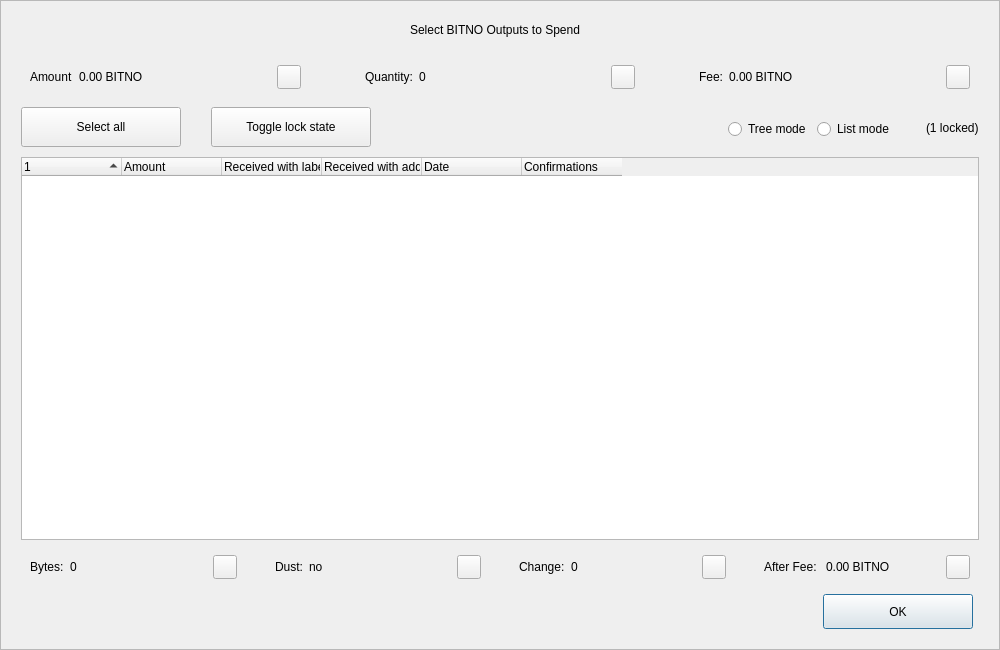
<?xml version="1.0" encoding="UTF-8"?>
<ui version="4.0">
 <class>CoinControlDialog</class>
 <widget class="QDialog" name="CoinControlDialog">
  <property name="geometry">
   <rect>
    <x>0</x>
    <y>0</y>
    <width>1000</width>
    <height>650</height>
   </rect>
  </property>
  <property name="minimumSize">
   <size>
    <width>950</width>
    <height>650</height>
   </size>
  </property>
  <property name="windowTitle">
   <string>Coin Selection</string>
  </property>
  <property name="styleSheet">
   <string notr="true"/>
  </property>
  <layout class="QVBoxLayout" name="verticalLayout">
   <property name="spacing">
    <number>0</number>
   </property>
   <property name="leftMargin">
    <number>0</number>
   </property>
   <property name="topMargin">
    <number>0</number>
   </property>
   <property name="rightMargin">
    <number>0</number>
   </property>
   <property name="bottomMargin">
    <number>0</number>
   </property>
   <item>
    <widget class="QFrame" name="frameContainer">
     <property name="toolTipDuration">
      <number>0</number>
     </property>
     <property name="frameShape">
      <enum>QFrame::StyledPanel</enum>
     </property>
     <property name="frameShadow">
      <enum>QFrame::Raised</enum>
     </property>
     <layout class="QVBoxLayout" name="verticalLayout_2">
      <property name="leftMargin">
       <number>0</number>
      </property>
      <property name="rightMargin">
       <number>0</number>
      </property>
      <property name="bottomMargin">
       <number>20</number>
      </property>
      <item>
       <layout class="QHBoxLayout" name="horizontalLayout_12">
        <property name="spacing">
         <number>0</number>
        </property>
        <property name="leftMargin">
         <number>20</number>
        </property>
        <property name="rightMargin">
         <number>30</number>
        </property>
        <item>
         <spacer name="horizontalSpacer_4">
          <property name="orientation">
           <enum>Qt::Horizontal</enum>
          </property>
          <property name="sizeHint" stdset="0">
           <size>
            <width>40</width>
            <height>20</height>
           </size>
          </property>
         </spacer>
        </item>
        <item>
         <widget class="QLabel" name="labelTitle">
          <property name="minimumSize">
           <size>
            <width>0</width>
            <height>40</height>
           </size>
          </property>
          <property name="maximumSize">
           <size>
            <width>16777215</width>
            <height>40</height>
           </size>
          </property>
          <property name="text">
           <string>Select BITNO Outputs to Spend</string>
          </property>
          <property name="alignment">
           <set>Qt::AlignCenter</set>
          </property>
          <property name="margin">
           <number>7</number>
          </property>
         </widget>
        </item>
        <item>
         <spacer name="horizontalSpacer_5">
          <property name="orientation">
           <enum>Qt::Horizontal</enum>
          </property>
          <property name="sizeHint" stdset="0">
           <size>
            <width>40</width>
            <height>20</height>
           </size>
          </property>
         </spacer>
        </item>
       </layout>
      </item>
      <item>
       <layout class="QHBoxLayout" name="horizontalLayout_8">
        <property name="leftMargin">
         <number>20</number>
        </property>
        <property name="rightMargin">
         <number>20</number>
        </property>
        <item>
         <widget class="QWidget" name="layoutAmount" native="true">
          <layout class="QHBoxLayout" name="horizontalLayout_9" stretch="0,1,0">
           <item>
            <widget class="QLabel" name="labelCoinControlAmountText">
             <property name="text">
              <string>Amount</string>
             </property>
            </widget>
           </item>
           <item>
            <widget class="QLabel" name="labelCoinControlAmount">
             <property name="text">
              <string>0.00 BITNO</string>
             </property>
            </widget>
           </item>
           <item alignment="Qt::AlignHCenter|Qt::AlignVCenter">
            <widget class="QPushButton" name="pushButtonAmount">
             <property name="minimumSize">
              <size>
               <width>0</width>
               <height>24</height>
              </size>
             </property>
             <property name="maximumSize">
              <size>
               <width>24</width>
               <height>26</height>
              </size>
             </property>
             <property name="focusPolicy">
              <enum>Qt::NoFocus</enum>
             </property>
             <property name="styleSheet">
              <string notr="true">padding-bottom:2px;
padding-right:4px;</string>
             </property>
             <property name="text">
              <string/>
             </property>
            </widget>
           </item>
          </layout>
         </widget>
        </item>
        <item>
         <spacer name="horizontalSpacer_2">
          <property name="orientation">
           <enum>Qt::Horizontal</enum>
          </property>
          <property name="sizeType">
           <enum>QSizePolicy::Fixed</enum>
          </property>
          <property name="sizeHint" stdset="0">
           <size>
            <width>40</width>
            <height>20</height>
           </size>
          </property>
         </spacer>
        </item>
        <item>
         <widget class="QWidget" name="layoutQuantity" native="true">
          <layout class="QHBoxLayout" name="horizontalLayout_10" stretch="0,1,0">
           <item>
            <widget class="QLabel" name="labelCoinControlQuantityText">
             <property name="text">
              <string>Quantity:</string>
             </property>
            </widget>
           </item>
           <item>
            <widget class="QLabel" name="labelCoinControlQuantity">
             <property name="text">
              <string>0</string>
             </property>
            </widget>
           </item>
           <item alignment="Qt::AlignHCenter|Qt::AlignVCenter">
            <widget class="QPushButton" name="pushButtonQuantity">
             <property name="minimumSize">
              <size>
               <width>0</width>
               <height>24</height>
              </size>
             </property>
             <property name="maximumSize">
              <size>
               <width>24</width>
               <height>26</height>
              </size>
             </property>
             <property name="focusPolicy">
              <enum>Qt::NoFocus</enum>
             </property>
             <property name="styleSheet">
              <string notr="true">padding-bottom:2px;
               padding-right:4px;</string>
             </property>
             <property name="text">
              <string/>
             </property>
            </widget>
           </item>
          </layout>
         </widget>
        </item>
        <item>
         <spacer name="horizontalSpacer_22">
          <property name="orientation">
           <enum>Qt::Horizontal</enum>
          </property>
          <property name="sizeType">
           <enum>QSizePolicy::Fixed</enum>
          </property>
          <property name="sizeHint" stdset="0">
           <size>
            <width>40</width>
            <height>20</height>
           </size>
          </property>
         </spacer>
        </item>
        <item>
         <widget class="QWidget" name="layoutFee" native="true">
          <layout class="QHBoxLayout" name="horizontalLayout_11" stretch="0,1,0">
           <item>
            <widget class="QLabel" name="labelCoinControlFeeText">
             <property name="text">
              <string>Fee:</string>
             </property>
            </widget>
           </item>
           <item>
            <widget class="QLabel" name="labelCoinControlFee">
             <property name="text">
              <string>0.00 BITNO</string>
             </property>
            </widget>
           </item>
           <item alignment="Qt::AlignHCenter|Qt::AlignVCenter">
            <widget class="QPushButton" name="pushButtonFee">
             <property name="minimumSize">
              <size>
               <width>0</width>
               <height>24</height>
              </size>
             </property>
             <property name="maximumSize">
              <size>
               <width>24</width>
               <height>26</height>
              </size>
             </property>
             <property name="focusPolicy">
              <enum>Qt::NoFocus</enum>
             </property>
             <property name="styleSheet">
              <string notr="true">padding-bottom:2px;
               padding-right:4px;</string>
             </property>
             <property name="text">
              <string/>
             </property>
            </widget>
           </item>
          </layout>
         </widget>
        </item>
       </layout>
      </item>
      <item>
       <widget class="QFrame" name="frame">
        <property name="minimumSize">
         <size>
          <width>0</width>
          <height>40</height>
         </size>
        </property>
        <property name="styleSheet">
         <string notr="true">#frame {
	border:0;
}</string>
        </property>
        <property name="frameShape">
         <enum>QFrame::StyledPanel</enum>
        </property>
        <property name="frameShadow">
         <enum>QFrame::Sunken</enum>
        </property>
        <layout class="QHBoxLayout" name="horizontalLayout">
         <property name="spacing">
          <number>0</number>
         </property>
         <property name="leftMargin">
          <number>20</number>
         </property>
         <property name="topMargin">
          <number>0</number>
         </property>
         <property name="rightMargin">
          <number>20</number>
         </property>
         <property name="bottomMargin">
          <number>0</number>
         </property>
         <item>
          <layout class="QHBoxLayout" name="horizontalLayoutPanel" stretch="0,0,0,0,0,0">
           <property name="spacing">
            <number>20</number>
           </property>
           <item>
            <widget class="QPushButton" name="pushButtonSelectAll">
             <property name="sizePolicy">
              <sizepolicy hsizetype="Maximum" vsizetype="Fixed">
               <horstretch>0</horstretch>
               <verstretch>0</verstretch>
              </sizepolicy>
             </property>
             <property name="minimumSize">
              <size>
               <width>160</width>
               <height>40</height>
              </size>
             </property>
             <property name="maximumSize">
              <size>
               <width>16777215</width>
               <height>40</height>
              </size>
             </property>
             <property name="text">
              <string>Select all</string>
             </property>
             <property name="checkable">
              <bool>true</bool>
             </property>
             <property name="checked">
              <bool>false</bool>
             </property>
             <property name="autoExclusive">
              <bool>false</bool>
             </property>
             <property name="autoDefault">
              <bool>false</bool>
             </property>
            </widget>
           </item>
           <item>
            <spacer name="horizontalSpacer_6">
             <property name="orientation">
              <enum>Qt::Horizontal</enum>
             </property>
             <property name="sizeType">
              <enum>QSizePolicy::Fixed</enum>
             </property>
             <property name="sizeHint" stdset="0">
              <size>
               <width>10</width>
               <height>20</height>
              </size>
             </property>
            </spacer>
           </item>
           <item>
            <widget class="QPushButton" name="pushButtonToggleLock">
             <property name="sizePolicy">
              <sizepolicy hsizetype="Maximum" vsizetype="Fixed">
               <horstretch>0</horstretch>
               <verstretch>0</verstretch>
              </sizepolicy>
             </property>
             <property name="minimumSize">
              <size>
               <width>160</width>
               <height>40</height>
              </size>
             </property>
             <property name="maximumSize">
              <size>
               <width>16777215</width>
               <height>40</height>
              </size>
             </property>
             <property name="text">
              <string>Toggle lock state</string>
             </property>
             <property name="checkable">
              <bool>true</bool>
             </property>
             <property name="autoExclusive">
              <bool>false</bool>
             </property>
             <property name="autoDefault">
              <bool>false</bool>
             </property>
            </widget>
           </item>
           <item>
            <spacer name="horizontalSpacer_7">
             <property name="orientation">
              <enum>Qt::Horizontal</enum>
             </property>
             <property name="sizeType">
              <enum>QSizePolicy::Expanding</enum>
             </property>
             <property name="sizeHint" stdset="0">
              <size>
               <width>30</width>
               <height>20</height>
              </size>
             </property>
            </spacer>
           </item>
           <item alignment="Qt::AlignRight">
            <widget class="QGroupBox" name="groupBox_2">
             <property name="styleSheet">
              <string notr="true">#groupBox_2 {
    background-color:transparent;
    border-radius:0;
}</string>
             </property>
             <property name="title">
              <string/>
             </property>
             <layout class="QHBoxLayout" name="horizontalLayout_14">
              <item>
               <widget class="QRadioButton" name="radioTreeMode">
                <property name="sizePolicy">
                 <sizepolicy hsizetype="Maximum" vsizetype="Fixed">
                  <horstretch>0</horstretch>
                  <verstretch>0</verstretch>
                 </sizepolicy>
                </property>
                <property name="text">
                 <string>Tree mode</string>
                </property>
               </widget>
              </item>
              <item>
               <widget class="QRadioButton" name="radioListMode">
                <property name="sizePolicy">
                 <sizepolicy hsizetype="Maximum" vsizetype="Fixed">
                  <horstretch>0</horstretch>
                  <verstretch>0</verstretch>
                 </sizepolicy>
                </property>
                <property name="text">
                 <string>List mode</string>
                </property>
                <property name="checked">
                 <bool>false</bool>
                </property>
               </widget>
              </item>
             </layout>
            </widget>
           </item>
           <item>
            <widget class="QLabel" name="labelLocked">
             <property name="text">
              <string>(1 locked)</string>
             </property>
            </widget>
           </item>
          </layout>
         </item>
        </layout>
       </widget>
      </item>
      <item>
       <layout class="QHBoxLayout" name="horizontalLayout_13">
        <property name="leftMargin">
         <number>20</number>
        </property>
        <property name="rightMargin">
         <number>20</number>
        </property>
        <item>
         <widget class="CoinControlTreeWidget" name="treeWidget">
          <property name="contextMenuPolicy">
           <enum>Qt::CustomContextMenu</enum>
          </property>
          <property name="styleSheet">
           <string notr="true"/>
          </property>
          <property name="sortingEnabled">
           <bool>false</bool>
          </property>
          <property name="columnCount">
           <number>6</number>
          </property>
          <attribute name="headerShowSortIndicator" stdset="0">
           <bool>true</bool>
          </attribute>
          <attribute name="headerStretchLastSection">
           <bool>false</bool>
          </attribute>
          <column>
           <property name="text">
            <string/>
           </property>
          </column>
          <column>
           <property name="text">
            <string>Amount</string>
           </property>
          </column>
          <column>
           <property name="text">
            <string>Received with label</string>
           </property>
          </column>
          <column>
           <property name="text">
            <string>Received with address</string>
           </property>
          </column>
          <column>
           <property name="text">
            <string>Date</string>
           </property>
          </column>
          <column>
           <property name="text">
            <string>Confirmations</string>
           </property>
           <property name="toolTip">
            <string>Confirmed</string>
           </property>
          </column>
         </widget>
        </item>
       </layout>
      </item>
      <item>
       <layout class="QHBoxLayout" name="horizontalLayout_3">
        <property name="spacing">
         <number>20</number>
        </property>
        <property name="leftMargin">
         <number>20</number>
        </property>
        <property name="rightMargin">
         <number>20</number>
        </property>
        <item>
         <widget class="QWidget" name="layoutBytes" native="true">
          <layout class="QHBoxLayout" name="horizontalLayout_4" stretch="0,1,0">
           <item>
            <widget class="QLabel" name="labelCoinControlBytesText">
             <property name="text">
              <string>Bytes:</string>
             </property>
            </widget>
           </item>
           <item>
            <widget class="QLabel" name="labelCoinControlBytes">
             <property name="text">
              <string>0</string>
             </property>
            </widget>
           </item>
           <item alignment="Qt::AlignHCenter|Qt::AlignVCenter">
            <widget class="QPushButton" name="pushButtonBytes">
             <property name="minimumSize">
              <size>
               <width>0</width>
               <height>24</height>
              </size>
             </property>
             <property name="maximumSize">
              <size>
               <width>24</width>
               <height>26</height>
              </size>
             </property>
             <property name="focusPolicy">
              <enum>Qt::NoFocus</enum>
             </property>
             <property name="styleSheet">
              <string notr="true">padding-bottom:2px;
               padding-right:4px;</string>
             </property>
             <property name="text">
              <string/>
             </property>
            </widget>
           </item>
          </layout>
         </widget>
        </item>
        <item>
         <widget class="QWidget" name="layoutDust" native="true">
          <layout class="QHBoxLayout" name="horizontalLayout_5" stretch="0,1,0">
           <item>
            <widget class="QLabel" name="labelCoinControlLowOutputText">
             <property name="text">
              <string>Dust:</string>
             </property>
            </widget>
           </item>
           <item>
            <widget class="QLabel" name="labelCoinControlLowOutput">
             <property name="text">
              <string>no</string>
             </property>
            </widget>
           </item>
           <item alignment="Qt::AlignHCenter|Qt::AlignVCenter">
            <widget class="QPushButton" name="pushButtonDust">
             <property name="minimumSize">
              <size>
               <width>0</width>
               <height>24</height>
              </size>
             </property>
             <property name="maximumSize">
              <size>
               <width>24</width>
               <height>26</height>
              </size>
             </property>
             <property name="focusPolicy">
              <enum>Qt::NoFocus</enum>
             </property>
             <property name="styleSheet">
              <string notr="true">padding-bottom:2px;
               padding-right:4px;</string>
             </property>
             <property name="text">
              <string/>
             </property>
            </widget>
           </item>
          </layout>
         </widget>
        </item>
        <item>
         <widget class="QWidget" name="layoutChange" native="true">
          <layout class="QHBoxLayout" name="horizontalLayout_6" stretch="0,1,0">
           <item>
            <widget class="QLabel" name="labelCoinControlChangeText">
             <property name="text">
              <string>Change:</string>
             </property>
            </widget>
           </item>
           <item>
            <widget class="QLabel" name="labelCoinControlChange">
             <property name="text">
              <string>0</string>
             </property>
            </widget>
           </item>
           <item alignment="Qt::AlignHCenter|Qt::AlignVCenter">
            <widget class="QPushButton" name="pushButtonChange">
             <property name="minimumSize">
              <size>
               <width>0</width>
               <height>24</height>
              </size>
             </property>
             <property name="maximumSize">
              <size>
               <width>24</width>
               <height>26</height>
              </size>
             </property>
             <property name="focusPolicy">
              <enum>Qt::NoFocus</enum>
             </property>
             <property name="styleSheet">
              <string notr="true">padding-bottom:2px;
               padding-right:4px;</string>
             </property>
             <property name="text">
              <string/>
             </property>
            </widget>
           </item>
          </layout>
         </widget>
        </item>
        <item>
         <widget class="QWidget" name="layoutAfter" native="true">
          <layout class="QHBoxLayout" name="horizontalLayout_7" stretch="0,1,0">
           <item>
            <widget class="QLabel" name="labelCoinControlAfterFeeText">
             <property name="text">
              <string>After Fee: </string>
             </property>
            </widget>
           </item>
           <item>
            <widget class="QLabel" name="labelCoinControlAfterFee">
             <property name="text">
              <string>0.00 BITNO</string>
             </property>
            </widget>
           </item>
           <item alignment="Qt::AlignHCenter|Qt::AlignVCenter">
            <widget class="QPushButton" name="pushButtonAlterFee">
             <property name="minimumSize">
              <size>
               <width>0</width>
               <height>24</height>
              </size>
             </property>
             <property name="maximumSize">
              <size>
               <width>24</width>
               <height>26</height>
              </size>
             </property>
             <property name="focusPolicy">
              <enum>Qt::NoFocus</enum>
             </property>
             <property name="styleSheet">
              <string notr="true">padding-bottom:2px;
               padding-right:4px;</string>
             </property>
             <property name="text">
              <string/>
             </property>
            </widget>
           </item>
          </layout>
         </widget>
        </item>
       </layout>
      </item>
      <item>
       <layout class="QHBoxLayout" name="horizontalLayout_2">
        <property name="spacing">
         <number>0</number>
        </property>
        <property name="leftMargin">
         <number>20</number>
        </property>
        <property name="rightMargin">
         <number>26</number>
        </property>
        <item>
         <spacer name="horizontalSpacer_3">
          <property name="orientation">
           <enum>Qt::Horizontal</enum>
          </property>
          <property name="sizeHint" stdset="0">
           <size>
            <width>558</width>
            <height>20</height>
           </size>
          </property>
         </spacer>
        </item>
        <item>
         <widget class="QPushButton" name="pushButtonOk">
          <property name="minimumSize">
           <size>
            <width>150</width>
            <height>35</height>
           </size>
          </property>
          <property name="text">
           <string>OK</string>
          </property>
         </widget>
        </item>
       </layout>
      </item>
     </layout>
    </widget>
   </item>
  </layout>
 </widget>
 <customwidgets>
  <customwidget>
   <class>CoinControlTreeWidget</class>
   <extends>QTreeWidget</extends>
   <header>coincontroltreewidget.h</header>
  </customwidget>
 </customwidgets>
 <resources/>
 <connections/>
</ui>
